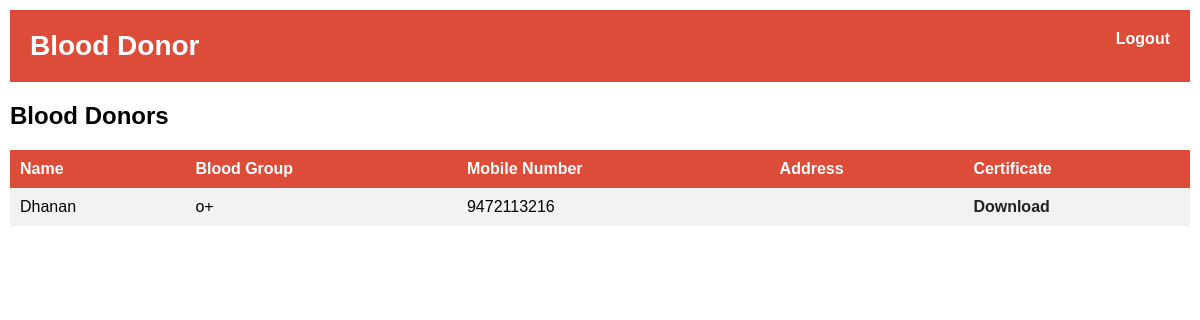
/dashboard_donor, run on the app's committed database.
### app.py (models this page shows)
class BloodDonorSelf(db.Model):
    id = db.Column(db.Integer, primary_key=True)
    name = db.Column(db.String(50), nullable=False)
    blood_group = db.Column(db.String(5), nullable=False)
    mobile_number = db.Column(db.String(10), nullable=False)
    password = db.Column(db.String(100), nullable=False)
    created_at = db.Column(db.DateTime, default=datetime.utcnow, nullable=False)

### app.py (the view)
@app.route('/dashboard_donor')
def dashboard_donor():
    blood_donors = BloodDonorSelf.query.all()
    print(blood_donors)
    return render_template('dashboard_donor.html', blood_donors=blood_donors)

### templates/dashboard_donor.html (shortened to what this page needs)
<!DOCTYPE html>
<html>
<head>
</head>
<body>
  <header>
    <h1>Blood Donor</h1>
    <a href="{{ url_for('logout') }}">Logout</a>
  </header>
  <h2>Blood Donors</h2>
  <table>
    <tr>
      <th>Name</th>
      <th>Blood Group</th>
      <th>Mobile Number</th>
      <th>Address</th>
      <th>Certificate</th>
    </tr>
    {% for blood_donor in blood_donors %}
    <tr>
      <td>{{ blood_donor.name }}</td>
      <td>{{ blood_donor.blood_group }}</td>
      <td>{{ blood_donor.mobile_number }}</td>
      <td>{{ blood_donor.address }}</td>
      <td><a href="blood-report-certificate_donor/{{ blood_donor.id }}"><font color="#222222">Download</font></a> </td>
    </tr>
    {% endfor %}
  </table>
</body>
</html>

### templates/dashboard_donor.html (style rules this page uses)
body { font-family: Arial, sans-serif; margin: 10px; padding: 0px; }
header { background-color: #dd4b39; color: white; padding: 20px; display: flex; justify-content: space-between; }
h1 { margin: 0; font-size: 28px; }
a { color: white; text-decoration: none; font-weight: bold; }
table { border-collapse: collapse; width: 100%; margin: 20px 0; }
th, td { text-align: left; padding: 10px; }
th { background-color: #dd4b39; color: white; }
tr:nth-child(even) { background-color: #f2f2f2; }

### data on the page
BloodDonorSelf: name "Dhanan", blood_group "o+", mobile_number "9472113216"
